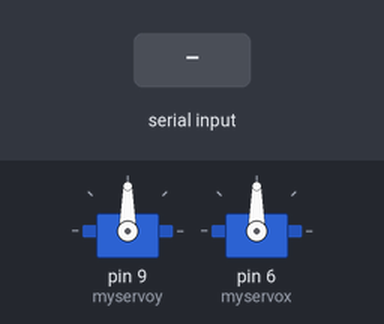
Simulated run of this sketch. Board: Arduino Uno, built with avr-gcc and run on an emulated ATmega328P. On the bench: 2 × servo. Inputs (shaded band) come from the test bench.

Above: at 1.2 s.
1.3 s: "D" received over Serial
At 1.6 s:
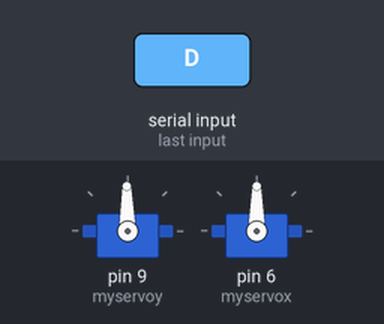
4.3 s: "U" received over Serial
At 13.2 s:
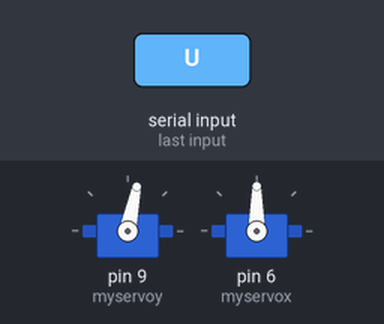
Timing chart, 0 to 24.3 s (numbered marks = the images above; inputs shaded):
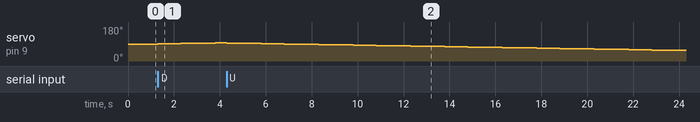

Measured:
- after the input at 1.3 s, servo on pin 9 (myservoy): moves from 90° to 96° over 2.5 s, starting at once

The sketch:

servos_base2.ino
```cpp
#include <Servo.h>

Servo myservox;  // crea el objeto servo
Servo myservoy;
int posy = 90;  // posicion del servo
int posx = 90;
int lectura = 0;
void setup() {
  Serial.begin(9600);
  myservoy.attach(9);  // vincula el servo al pin digital 9
  myservox.attach(6);
  myservoy.write(posy);
  myservox.write(posx);

}

void loop() {
  if (Serial.available() >= 1) {
    lectura = Serial.read();
  }
  //varia la posicion de 0 a 180, con esperas de 15ms
  if (lectura == 'D')
  {
    posy = posy + 1;
    myservoy.write(posy);
    delay(500);
  }

  if (lectura == 'U')
  {
    posy = posy - 1;
    myservoy.write(posy);
    delay(500);
  }

  if (lectura == 'L')
  {
    posx = posx + 1;
    myservox.write(posx);
    delay(500);
  }

  if (lectura == 'R')
  {
    posx = posx - 1;
    myservox.write(posx);
    delay(500);
  }

}
```
